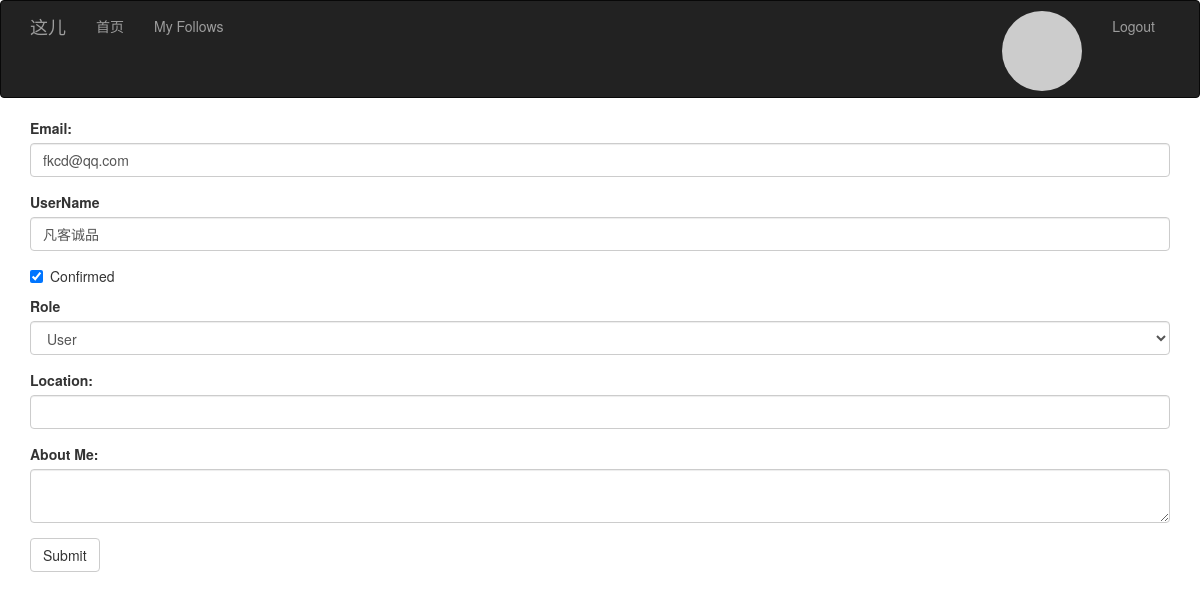
Before: /edit_profile/109 (signed in) with the older database file.
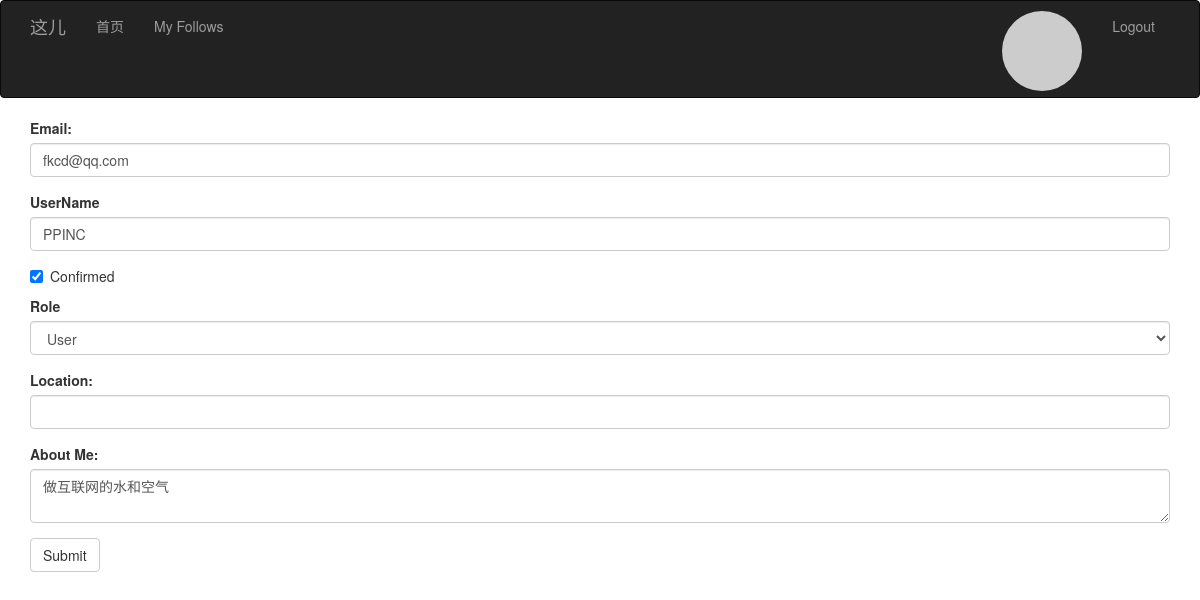
After: the same page with the newer database file.
### app/models.py (models this page shows, shortened)
class User(UserMixin, db.Model):
    __tablename__ = 'users'
    id = db.Column(db.Integer, primary_key=True)
    email = db.Column(db.String(64), unique=True, index=True)
    username = db.Column(db.String(64), unique=True, index=True)
    password_hash = db.Column(db.String(128))
    confirmed = db.Column(db.Boolean, default=False)
    role_id = db.Column(db.Integer, db.ForeignKey('roles.id'))
    posts = db.relationship('Post', backref='author', lazy='dynamic')
    location = db.Column(db.String(64))
    about_me = db.Column(db.Text())
    member_since = db.Column(db.DateTime(), default=datetime.utcnow)
    last_seen = db.Column(db.DateTime(), default=datetime.utcnow)
    avatar = db.Column(db.String(128))
    followed = db.relationship('Follow', foreign_keys=[Follow.follower_id],
                               backref=db.backref('follower', lazy='joined'),
                               lazy='dynamic', cascade='all, delete-orphan')
    followers = db.relationship('Follow', foreign_keys=[Follow.followed_id],
                                backref=db.backref('followed', lazy='joined'),
                                lazy='dynamic', cascade='all, delete-orphan')
    def getAvatar(self, size=100, default='identicon', rating='g'):
        if request.is_secure:
            url = "https://secure.gravatar.com/avatar"
        else:
            url = 'http://www.gravatar.com/avatar'
        hash = self.avatar or self.cemail
        return '{url}/{hash}?s={size}&d={default}&r={rating}'.format(
            url=url, hash=hash, default=default, rating=rating, size=size)
    def can(self, permissions):
        return self.role is not None and \
               (self.role.permissions & permissions) == permissions
    @property
    def cemail(self):
        return self.email
    @property
    def password(self):
        raise AttributeError('password is not readable attribute')

### app/main/views.py (the view, shortened to what this page needs)
@main.route('/edit_profile/<int:id>', methods=['GET', 'POST'])
@login_required
@admin_required
def edit_profile_admin(id):
    user = User.query.get_or_404(id)
    form = EditProfileAdminForm(user=user)
    edit_success = False
    form.username.data = user.username
    form.location.data = user.location
    form.about_me.data = user.about_me
    form.role.data = user.role_id
    form.email.data = user.cemail
    form.confirmed.data = user.confirmed
    return render_template('user/edit_profile.html', form=form, edit_success=edit_success, user=user)

### app/main/forms.py (shortened to what this page needs)
class EditProfileAdminForm(FlaskForm):
    email = StringField('Email:', validators=[DataRequired(), Length(1, 64), Email()])
    username = StringField('UserName', validators=[DataRequired(), Length(1, 64),
                                                   Regexp('^[A-Za-z\u4e00-\u9fa5][A-Za-z0-9_.\u4e00-\u9fa5]*$', 0,
                                                          'UserName must have only letters,numbers,dots or underscores')
                                                   ])
    confirmed = BooleanField('Confirmed')
    role = SelectField('Role', coerce=int)
    location = StringField('Location:', validators=[Length(0, 64)])
    about_me = TextAreaField('About Me:')
    submit = SubmitField('Submit')
    def __init__(self, user, *args, **kwargs):
        super(EditProfileAdminForm, self).__init__(*args, **kwargs)
        self.role.choices = [(role.id, role.name)
                             for role in Role.query.order_by(Role.name).all()]
        self.user = user

### app/decorator.py (called while the page is built)
def permission_required(permission):
    def decorator(f):
        @wraps(f)
        def decorated_function(*args, **kwargs):
            if not current_user.can(permission):
                abort(403)
            return f(*args, **kwargs)
        return decorated_function
    return decorator

### app/main/__init__.py (called while the page is built)
@main.app_context_processor
def inject_permissions():
    return dict(Permission=Permission)

### app/models.py (called while the page is built)
@login_manager.user_loader
def load_user(user_id):
    return User.query.get(int(user_id))

### app/templates/user/edit_profile.html (shortened to what this page needs)
{% extends "bootstrap_base.html" %}
{% import "bootstrap/wtf.html" as wtf %}
{% import "message.html" as message %}
{% block content %}
<div class="container">
    {{ wtf.quick_form(form)}}
</div>
{% endblock %}

### app/templates/bootstrap_base.html (shortened to what this page needs)
{% extends "bootstrap/base.html" %}
{% block html_attribs %} lang="zh-CN"{% endblock%}
{% block head %}
{{super()}}
{% endblock%}
{%- block styles %}
{{super()}}
<link href="{{url_for('static',filename='style.css')}}" rel="stylesheet">
{%- endblock styles %}
{% block navbar %}
<div class="navbar navbar-inverse" role="navigation">
    <div class="container">
        <div class="navbar-header">
            <a class="navbar-brand" href="/">这儿</a>
        </div>
        <div class="navbar-collapse collapse">
            <ul class="nav navbar-nav">
                <li><a href="/">首页</a></li>
                <li><a href="{{url_for('main.followed_posts')}}">My Follows</a></li>
            </ul>
            {% if not hide_login %}
            <ul class="nav navbar-nav navbar-right">
                {% if not current_user.is_authenticated %}
                <li><a href="{{url_for('auth.login',next=request.path ) }}">Login</a></li>
                {% else %}
                <li><a href="{{url_for('main.user',id=current_user.id)}}"
                       style="padding-top:10px;padding-bottom:6px">
                    <img src="{{current_user.getAvatar(size=32)}}" class="img-circle profile-thumbnail"/></a></li>
                <li><a href="{{url_for('auth.logout',next=request.path) }}">Logout</a></li>
                {% endif %}
            </ul>
            {% endif %}
        </div>
    </div>
</div>
{% endblock%}

### app/static/style.css (style rules this page uses)
* { -webkit-font-smoothing: antialiased; }

Changed rows visible on the page:
changed User "fkcd@qq.com": username "凡客诚品" → "PPINC"; about_me (not shown) → "做互联网的水和空气"
